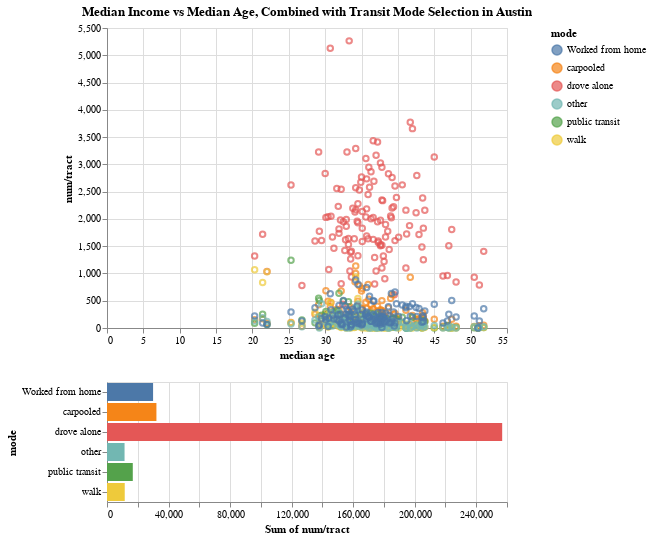

Express this chart as Vega-Lite.
### Vega-Lite specification from a JSON file in a GitHub repository (floating-point values rounded to 4 significant figures; data arrays with more than 128 entries replaced by an {"elided": "..."} marker saying what was removed)
{"config": {"view": {"continuousWidth": 400, "continuousHeight": 300}}, "vconcat": [{"mark": "point", "encoding": {"color": {"condition": {"field": "mode", "type": "nominal", "selection": "selector008"}, "value": "lightgray"}, "x": {"field": "median age", "type": "quantitative"}, "y": {"field": "num/tract", "type": "quantitative"}}, "selection": {"selector008": {"type": "interval"}}, "title": "Median Income vs Median Age, Combined with Transit Mode Selection in Austin"}, {"mark": "bar", "encoding": {"color": {"field": "mode", "type": "nominal"}, "x": {"aggregate": "sum", "field": "num/tract", "type": "quantitative"}, "y": {"field": "mode", "type": "nominal"}}, "transform": [{"filter": {"selection": "selector008"}}]}], "data": {"name": "data-1451a9130c7e3c2c6eedc4f962e3f809"}, "$schema": "https://vega.github.io/schema/vega-lite/v4.17.0.json", "datasets": {"data-1451a9130c7e3c2c6eedc4f962e3f809": {"elided": "780 records"}}}
